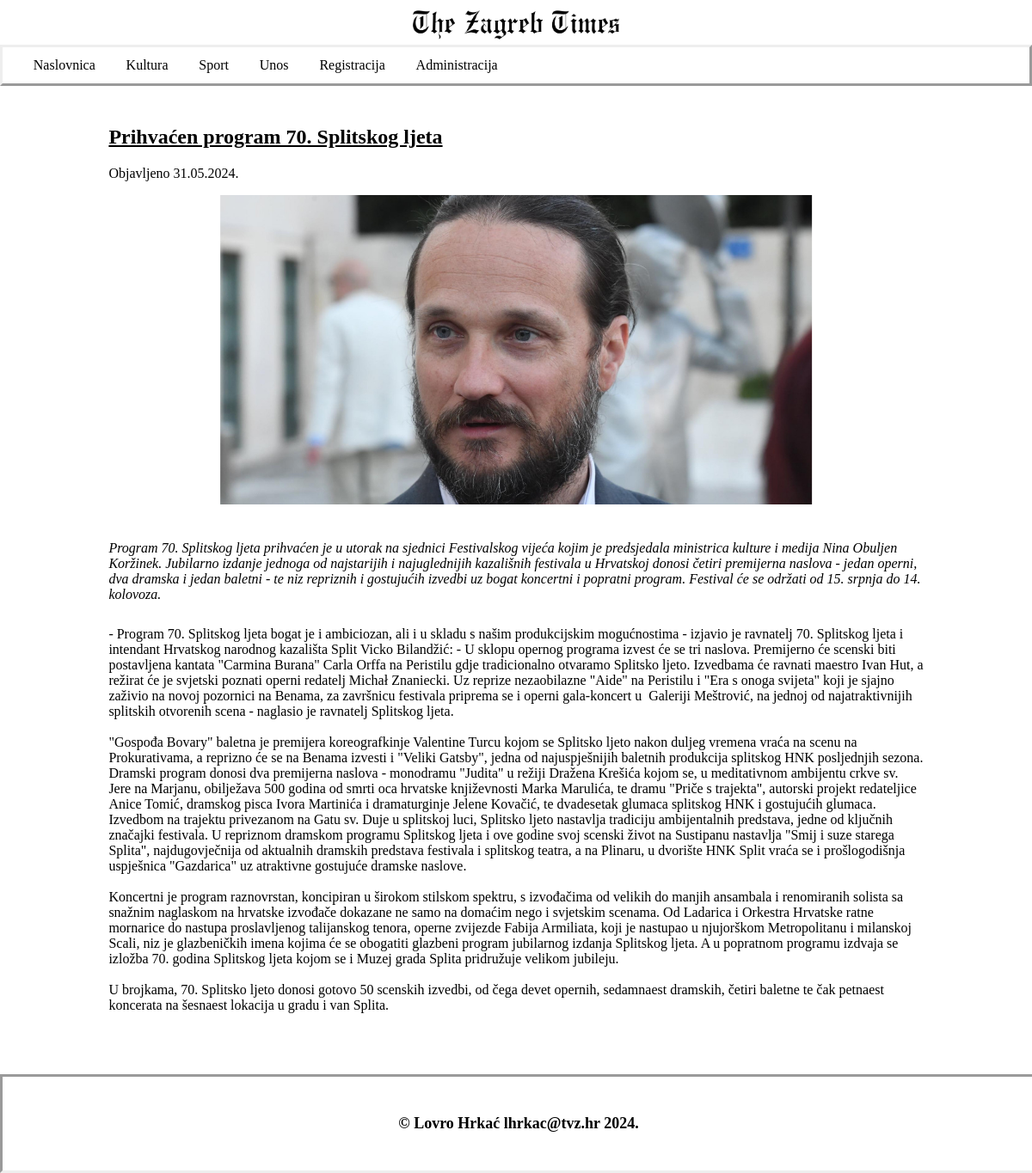
/clanak.php?id=4, run on the app's committed database.
### tables this page shows
CREATE TABLE `vijesti` (
  `id` int(11) NOT NULL,
  `datum` varchar(32) NOT NULL,
  `naslov` varchar(300) NOT NULL,
  `sazetak` text NOT NULL,
  `tekst` text NOT NULL,
  `slika` varchar(64) NOT NULL,
  `kategorija` varchar(64) NOT NULL,
  `arhiva` tinyint(1) NOT NULL
);

### clanak.php (the view, shortened to what this page needs)
<!DOCTYPE html>
<html lang="hr">
<head>
    <link rel="stylesheet" type="text/css" href="style.css">
</head>
<body>
<header>
<img id="logo" src="img/zgtimes.png"/>
<nav>
<?php
include("menu.php");
?>
</nav>
</header>
<main>
<?php
include 'connect.php';
    $id   = (int)$_GET['id'];
    $query = "SELECT * FROM vijesti WHERE id=$id";
    $result = mysqli_query($dbc, $query);
    $result = mysqli_fetch_array($result);
    ?>
<section role="main" id="clanak">
 <div class="row">
 <h1 id="naslov" class="title"><?php
 echo $result['naslov'];
 ?></h1>
 <p>Objavljeno <?php
 echo "<span>".$result['datum']."</span>";
 ?></p>
 </div>
 <section class="slika">
 <?php
 echo '<img id="slika" src="' . UPLPATH . $result['slika'] . '"/>';
 ?>
 </section>
 <section class="about">
 <p>
 <?php
 echo "<i>".$result['sazetak']."</i>";
 ?>
 </p>
 </section>
 <section class="sadrzaj">
 <?php
echo '<pre>'.$result['tekst'].'</pre>';
 ?>
 </section>
 </section>
 </main>
 <footer>
<?php
print"<div>© Lovro Hrkać lhrkac@tvz.hr ". date('Y') . '.</div>';
?>
</footer>
</body>
</html>

### style.css (style rules this page uses)
body { display:flex; flex-direction:column; }
main { margin-top:10%; margin-bottom:5%; }
header { width:100%; position:fixed;top:0;left:0; display:flex; flex-direction:column; z-index:20; background-color:white; }
#logo { width:20%; height:20%; display: block; margin-left: auto; margin-right: auto; padding-top:1%; padding-bottom:0.5%; }
nav { width:100%; height:30%; }
footer { height:8%; width:100%; position:fixed;bottom:0;left:0; z-index:20; display:flex; flex-direction:column; border-bottom:2%; border-style: inset; font-weight:bold; align-items:center; justify-content: center; font-size:large; background-color: white; }
h1 { margin-left:10%; text-decoration: underline; }
#naslov { margin-left:0%; text-decoration: underline; }
#slika { position: relative; left: 50%; transform: translateX(-50%); overflow: hidden; object-fit: cover; height: 30vw; margin-bottom: 1%; }
section { margin-bottom:3%; }
#clanak { margin-bottom:10%; margin-left:10%; margin-right:10%; }
pre { white-space: pre-wrap; font-family:'Times New Roman', Times, serif; }

### data on the page
vijesti: naslov "Prihvaćen program 70. Splitskog ljeta", datum "31.05.2024.", slika (picture), sazetak "Program 70. Splitskog ljeta prihvaćen je u utorak na sjednici Festivalskog vijeća kojim je predsjedala ministrica kulture i medija Nina Obuljen Koržinek. Jubilarno izdanje jednoga od najstarijih i najuglednijih kazališnih festivala u Hrvatskoj donosi četiri premijerna naslova - jedan operni, dva dramska i jedan baletni - te niz repriznih i gostujućih izvedbi uz bogat koncertni i popratni program. Festival će se održati od 15. srpnja do 14. kolovoza.", tekst "- Program 70. Splitskog ljeta bogat je i ambiciozan, ali i u skladu s našim produkcijskim mogućnostima - izjavio je ravnatelj 70. Splitskog ljeta i intendant Hrvatskog narodnog kazališta Split Vicko Bilandžić: - U sklopu opernog programa izvest će se tri naslova. Premijerno će scenski biti postavljena kantata \"Carmina Burana\" Carla Orffa na Peristilu gdje tradicionalno otvaramo Splitsko ljeto. Izvedbama će ravnati maestro Ivan Hut, a režirat će je svjetski poznati operni redatelj Michał Znaniecki. Uz reprize nezaobilazne \"Aide\" na Peristilu i \"Era s onoga svijeta\" koji je sjajno zaživio na novoj pozornici na Benama, za završnicu festivala priprema se i operni gala-koncert u Galeriji…"
